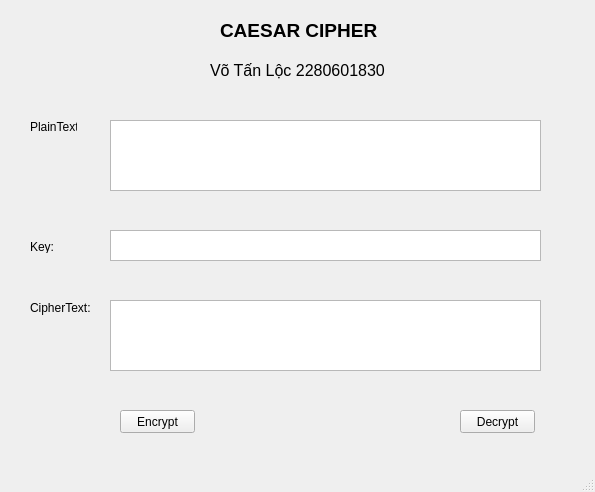
<?xml version="1.0" encoding="UTF-8"?>
<ui version="4.0">
 <class>MainWindow</class>
 <widget class="QMainWindow" name="MainWindow">
  <property name="geometry">
   <rect>
    <x>0</x>
    <y>0</y>
    <width>595</width>
    <height>492</height>
   </rect>
  </property>
  <property name="windowTitle">
   <string>MainWindow</string>
  </property>
  <widget class="QWidget" name="centralwidget">
   <widget class="QLabel" name="label">
    <property name="geometry">
     <rect>
      <x>220</x>
      <y>20</y>
      <width>161</width>
      <height>20</height>
     </rect>
    </property>
    <property name="font">
     <font>
      <pointsize>14</pointsize>
      <weight>75</weight>
      <bold>true</bold>
     </font>
    </property>
    <property name="text">
     <string>CAESAR CIPHER</string>
    </property>
   </widget>
   <widget class="QLabel" name="label_2">
    <property name="geometry">
     <rect>
      <x>210</x>
      <y>60</y>
      <width>181</width>
      <height>20</height>
     </rect>
    </property>
    <property name="font">
     <font>
      <pointsize>12</pointsize>
     </font>
    </property>
    <property name="text">
     <string>Võ Tấn Lộc 2280601830</string>
    </property>
   </widget>
   <widget class="QLabel" name="label_3">
    <property name="geometry">
     <rect>
      <x>30</x>
      <y>120</y>
      <width>47</width>
      <height>13</height>
     </rect>
    </property>
    <property name="text">
     <string>PlainText:</string>
    </property>
   </widget>
   <widget class="QLabel" name="label_4">
    <property name="geometry">
     <rect>
      <x>30</x>
      <y>240</y>
      <width>47</width>
      <height>13</height>
     </rect>
    </property>
    <property name="text">
     <string>Key:</string>
    </property>
   </widget>
   <widget class="QLabel" name="label_5">
    <property name="geometry">
     <rect>
      <x>30</x>
      <y>300</y>
      <width>61</width>
      <height>16</height>
     </rect>
    </property>
    <property name="text">
     <string>CipherText:</string>
    </property>
   </widget>
   <widget class="QPushButton" name="btn_encrypt">
    <property name="geometry">
     <rect>
      <x>120</x>
      <y>410</y>
      <width>75</width>
      <height>23</height>
     </rect>
    </property>
    <property name="text">
     <string>Encrypt</string>
    </property>
   </widget>
   <widget class="QPushButton" name="btn_decrypt">
    <property name="geometry">
     <rect>
      <x>460</x>
      <y>410</y>
      <width>75</width>
      <height>23</height>
     </rect>
    </property>
    <property name="text">
     <string>Decrypt</string>
    </property>
   </widget>
   <widget class="QTextEdit" name="txt_plain_text">
    <property name="geometry">
     <rect>
      <x>110</x>
      <y>120</y>
      <width>431</width>
      <height>71</height>
     </rect>
    </property>
   </widget>
   <widget class="QTextEdit" name="txt_key">
    <property name="geometry">
     <rect>
      <x>110</x>
      <y>230</y>
      <width>431</width>
      <height>31</height>
     </rect>
    </property>
   </widget>
   <widget class="QTextEdit" name="txt_cipher_text">
    <property name="geometry">
     <rect>
      <x>110</x>
      <y>300</y>
      <width>431</width>
      <height>71</height>
     </rect>
    </property>
   </widget>
  </widget>
  <widget class="QMenuBar" name="menubar">
   <property name="geometry">
    <rect>
     <x>0</x>
     <y>0</y>
     <width>595</width>
     <height>21</height>
    </rect>
   </property>
  </widget>
  <widget class="QStatusBar" name="statusbar"/>
 </widget>
 <resources/>
 <connections/>
</ui>
